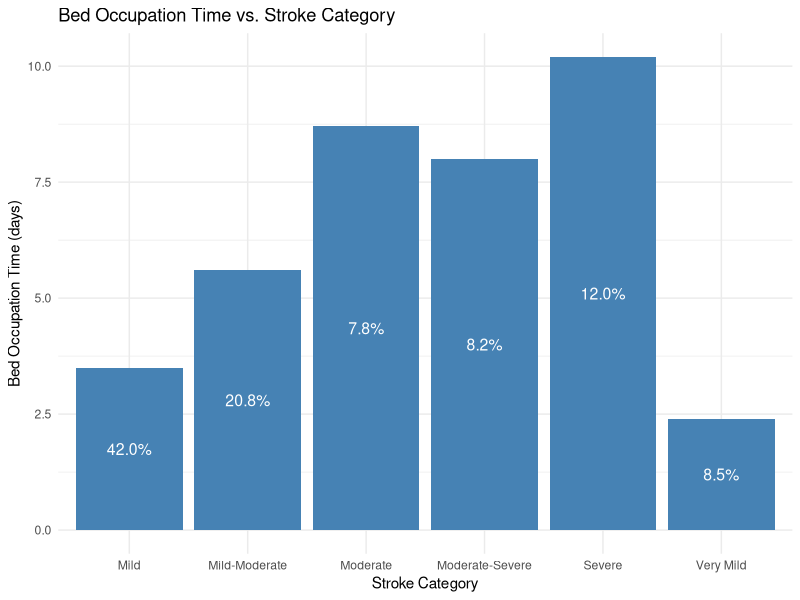

R code for this plot: (Note: a time limit stopped this script after it produced the figure.)
## ---- chunk 1
library(tidyverse)
library(ggplot2)

set.seed(2023)
# Parameters

total_patients <- 2000 # assuming there are 2000 all around the year
total_patients_future <- 2500 # assuming the 2500 patients in the future 
patients_per_month <- 2000/12 # patients per month
arrival_rate <- total_patients/365  # average 6 patients per day
arrival_rate_future <- total_patients_future/365 # average 7 patients per day

# Bed occupation time (in days) for each stroke level

bed_occupation_time <- list(c(4.43), c(4.46), c(6.67), c(6.92), c(7.74), c(9.29))


# Probability of each stroke level
stroke_level_prob <- c(0.0570,0.342, 0.217, 0.136, 0.0971, 0.151)
## ---- chunk 2
library(ggplot2)

bed_occupation_time_df <- data.frame(
  stroke_category = c("Very Mild", "Mild", "Mild-Moderate", "Moderate", "Moderate-Severe", "Severe"),
  bed_occupation_time = c(2.4, 3.5, 5.6, 8.7, 8, 10.2),
  probability = c(0.0850, 0.420, 0.208, 0.0781, 0.0820, 0.120)
)

ggplot(bed_occupation_time_df, aes(x = stroke_category, y = bed_occupation_time)) +
  geom_col(fill = "steelblue") +
  theme_minimal()+
  geom_text(aes(label = scales::percent(probability, accuracy = 0.1)), 
            position = position_stack(vjust = 0.5), color = "white", size = 4) +
  theme_minimal() +
  labs(title = "Bed Occupation Time vs. Stroke Category",
       x = "Stroke Category",
       y = "Bed Occupation Time (days)")



## ---- chunk 3
# generating the inter-arrival times

set.seed(2023)
# the function below is created to generate the inter-arrival times between the patients.
# the inter arrival follows an exponential distribution hence rexp(), arrival rate is
# defined above

generate_interarrival_times <- function(total_patients, arrival_rate) {
  interarrival_times <- rexp(total_patients, rate = arrival_rate)
  return(interarrival_times)
}

## ---- chunk 4
# assigning the stroke levels to the patients

set.seed(2023)

# the function is created to assign patients (from total_patients) randomly a stroke level.
# This assignment is based on the probabilities defined in the stroke_level_prob. 
# To achieve this we use sample()

assign_stroke_levels <- function(total_patients, stroke_level_prob) {
  stroke_levels <- sample(1:length(stroke_level_prob), 
                          size = total_patients, 
                          replace = TRUE, 
                          prob = stroke_level_prob)
  return(stroke_levels)
}


# if the probability of the severe stroke is really high, say 0.7, 
# then the sample() function would generate random samples of 2000 patients 
# wherein most patients would be assigned the severe stroke level category. 

# Function to generate length of stay for each patient
# this function takes in three arguments each of which has been defined earlier

# stroke levels for the present number of patients
stroke_levels <- assign_stroke_levels(total_patients, stroke_level_prob)

# future stroke levels for the future increased number of patients

stroke_levels_future <- assign_stroke_levels(total_patients = total_patients_future,
                                             stroke_level_prob = stroke_level_prob)
## ---- chunk 5
set.seed(2023)
#generating length of stay

generate_length_of_stay <- function(total_patients, bed_occupation_time, stroke_levels) {
  length_of_stay <- numeric(total_patients)
  
  for (i in 1:total_patients) {
    stroke_level <- stroke_levels[i]
    
    if (length(bed_occupation_time[[stroke_level]]) == 1) {
      length_of_stay[i] <- bed_occupation_time[[stroke_level]][1]
    } else {
      length_of_stay[i] <- sample(bed_occupation_time[[stroke_level]][1]:bed_occupation_time[[stroke_level]][2], 1)
    }
  }
  
  return(length_of_stay)
}


# Generating length_of_stay for each patient
length_of_stay <- generate_length_of_stay(total_patients, bed_occupation_time, stroke_levels)

## ---- chunk 6

set.seed(2023)

# generating the arrival data for the current volume of patients

# Add number_of_patients and length_of_stay to arrivals_data

interarrival_times <- generate_interarrival_times(total_patients, arrival_rate)

stroke_levels <- assign_stroke_levels(total_patients, stroke_level_prob)

length_of_stay<- generate_length_of_stay(total_patients, bed_occupation_time, stroke_levels)

arrivals_data <- data.frame(interarrival_times, stroke_levels, length_of_stay)


# generating the arrival data for the future volume of patients

interarrival_times_future <- generate_interarrival_times(total_patients = total_patients_future,
                                                         arrival_rate_future)
stroke_levels_future <- assign_stroke_levels(total_patients = total_patients_future,
                                             stroke_level_prob = stroke_level_prob)
length_of_stay_future <- generate_length_of_stay(total_patients_future, bed_occupation_time, stroke_levels_future)

arrivals_data_future <- data.frame(interarrival_times_future,stroke_levels_future,
                                   length_of_stay_future)

## ---- chunk 7

# created the stroke simulation function 

set.seed(2023)

stroke_simulation <- function(total_patients, arrival_rate, 
                              bed_occupation_time, stroke_level_prob, 
                              num_beds) {
  
  interarrival_times <- generate_interarrival_times(total_patients, arrival_rate)
  stroke_levels <- assign_stroke_levels(total_patients, stroke_level_prob)
  length_of_stay <- generate_length_of_stay(total_patients, bed_occupation_time, stroke_levels)
  
  # initializing the beds and queue 
  beds <- rep(0, num_beds)
  queue <- list()
  

# inter-arrival_time is an input parameter for this function, 
# which represents the time between patient arrivals. 
# This variable is based on the generate_interarrival_times function, 
# where we input the total number of patients and arrival rate.

# The pmax function ensures that the bed occupation times do not become negative. 
# A value of 0 in this context means that the bed is available 
# (i.e., the patient has completed their stay, 
# and the bed is now available for other patients).
  
  update_bed_occupation_times <- function(beds, interarrival_time) {
  beds <- pmax(beds - interarrival_time, 0)
  
  # 'beds' is a numeric vector that represents the current remaining 
  # bed occupation time for each bed in the simulation.
  # Each element in this vector corresponds to a bed in the hospital
  # ward. A value of 0 means that the bed is available for use.
  # Subtracting the interarrival_time from each element of 'beds' 
  # updates the remaining bed occupation times, considering the 
  # passage of time between patient arrivals.
  # The pmax function is used to ensure that the resulting bed 
  # occupation times do not become negative, meaning that a 
  # bed with a remaining time less than or equal to the interarrival_time
  # will be considered available (set to 0).
  return(beds)
}
  
  # for every patient in total patients (1000)
  
  for (i in 1:total_patients) {
    
    # update the beds variable with the bed occupation times 
    # of all the patients arriving at the inter-arrival times
    
    beds <- update_bed_occupation_times(beds, interarrival_times[i])
    # creating a new variable available beds to keep track 
    # of the available beds the beds that are available will
    # have the bed occupation time of 0 so in this variable 
    # I store the beds that are available hence which(beds==0)
    
    available_beds <- which(beds == 0)
    
    # here if the length of the available beds vector 
    # is greater than 0 which means that 
    # there is at least one bed with bed occupation times ==0 
    # then assign the first available bed to the patient 
    # by setting this available bed (bed occupation times ==0) 
    # to the length of the stay of the patient 
    # (whatever the severity of that patient might be)
    
    if (length(available_beds) > 0) {
      beds[available_beds[1]] <- length_of_stay[i]
    } else {
      # if there is no bed available then append the queue list
      queue <- append(queue, length_of_stay[i])
    }
  }
  
  return(list(beds = beds, queue = queue, length_of_stay =length_of_stay))
}

# stroke sim current

stroke_sim_50 <- stroke_simulation(total_patients= total_patients, 
                                   arrival_rate= arrival_rate, 
                              bed_occupation_time = bed_occupation_time, 
                              stroke_level_prob= stroke_level_prob, 
                              num_beds= 50)

stroke_sim_40 <- stroke_simulation(total_patients= total_patients, 
                                   arrival_rate= arrival_rate, 
                              bed_occupation_time = bed_occupation_time, 
                              stroke_level_prob= stroke_level_prob, 
                              num_beds= 40)

stroke_sim_30 <- stroke_simulation(total_patients= total_patients, 
                                   arrival_rate= arrival_rate, 
                              bed_occupation_time = bed_occupation_time, 
                              stroke_level_prob= stroke_level_prob,
                              num_beds= 30)

stroke_sim_20 <- stroke_simulation(total_patients= total_patients, 
                                   arrival_rate= arrival_rate, 
                              bed_occupation_time = bed_occupation_time, 
                              stroke_level_prob= stroke_level_prob, 
                              num_beds= 20)

# stroke sim future

stroke_sim_50_f <- stroke_simulation(total_patients= total_patients_future, 
                                   arrival_rate= arrival_rate_future, 
                                   bed_occupation_time = bed_occupation_time, 
                                   stroke_level_prob= stroke_level_prob, 
                                   num_beds= 50)

stroke_sim_40_f <- stroke_simulation(total_patients= total_patients_future, 
                                   arrival_rate= arrival_rate_future, 
                                   bed_occupation_time = bed_occupation_time, 
                                   stroke_level_prob= stroke_level_prob, 
                                   num_beds= 40)

stroke_sim_30_f <- stroke_simulation(total_patients= total_patients_future, 
                                     arrival_rate= arrival_rate_future, 
                                     bed_occupation_time = bed_occupation_time,
                                     stroke_level_prob= stroke_level_prob, 
                                     num_beds= 30)

stroke_sim_20_f <- stroke_simulation(total_patients= total_patients_future, 
                                     arrival_rate= arrival_rate_future, 
                                     bed_occupation_time = bed_occupation_time,
                                     stroke_level_prob= stroke_level_prob, 
                                     num_beds= 20)
## ---- chunk 8
set.seed(2023)

run_simulation <- function(arrival_rate, 
                           bed_occupation_time, 
                           stroke_level_prob, 
                           total_patients, 
                           num_simulations) {
    num_bed_range <- seq(20,50, by=1)

  performance_metrics_list <- lapply(1:num_simulations, function(simulation) {
    lapply(num_bed_range, function(num_beds) {
      stroke_sim <- stroke_simulation(total_patients =  total_patients,
                                      arrival_rate = arrival_rate,
                                      bed_occupation_time = bed_occupation_time,
                                      stroke_level_prob = stroke_level_prob,
                                      num_beds = num_beds)
                                      
      num_beds <- length(stroke_sim$beds)
      total_patients <- total_patients
      
      occupied_beds <- sum(stroke_sim$beds > 0)
      utilization <- occupied_beds / num_beds
      
      total_wait_times <- sum(unlist(stroke_sim$queue))
      num_patients_queue <- length(stroke_sim$queue)
      avg_wait_times <- total_wait_times / num_patients_queue
      
      average_time_in_queue = total_wait_times / num_patients_queue
      max_queue_length <- length(stroke_sim$queue)
      
      proportion_patients_waiting <- num_patients_queue / total_patients
      percent_patients_waiting <- proportion_patients_waiting * 100
      
      avg_length_of_stay <- (sum(stroke_sim$length_of_stay)) / total_patients
      
      performance_metrics_month <- data.frame(num_beds = num_beds,
                                              utilization = utilization,
                                              avg_wait_times = avg_wait_times,
                                              max_queue_length = max_queue_length,
                                              proportion_patients_waiting = proportion_patients_waiting,
                                              percent_patients_waiting = percent_patients_waiting,
                                              avg_length_of_stay = avg_length_of_stay)
                                              
      return(performance_metrics_month)
    })
  })

  return(performance_metrics_list)
}

results <- run_simulation(arrival_rate = arrival_rate, 
                          bed_occupation_time = bed_occupation_time, 
                          stroke_level_prob = stroke_level_prob, 
                          total_patients = total_patients, 
                          num_simulations = 120)

results_future <- run_simulation(arrival_rate = arrival_rate_future,
                                 bed_occupation_time = bed_occupation_time,
                                 stroke_level_prob = stroke_level_prob,
                                 total_patients = total_patients_future,
                                 num_simulations = 120)


## ---- chunk 9
# Combine all the data frames into one
results_df <- do.call(rbind, lapply(results, function(x) do.call(rbind, x)))


# Load the ggplot2 library
library(ggplot2)

# Plot average waiting times against the number of beds
ggplot(results_df, aes(x = num_beds, y = avg_wait_times)) +
  geom_point() +
  geom_smooth(method = "loess") +
  labs(title = "Average Waiting Times vs. Number of Beds",
       x = "Number of Beds",
       y = "Average Waiting Time (Days)")

# Plot the proportion of patients waiting against the number of beds
ggplot(results_df, aes(x = num_beds, y = percent_patients_waiting)) +
  geom_point(size=0.7,
             alpha= 0.5) +
  geom_smooth(method = "loess") +
  theme_minimal() +
  labs(title = "Percent of Patients Waiting vs. Number of Beds",
       x = "Number of Beds",
       y = "Percent of Patients Waiting") +
  geom_hline(yintercept = 5, linetype = "dashed", color = "red", size = 0.5)+
  scale_y_continuous(breaks = c(5,10,15,20,25,30,35,40,45))


# Plot utilization against the number of beds
ggplot(results_df, aes(x = num_beds, y = utilization)) +
  geom_point(size=0.7) +
  geom_smooth(method = "loess") +
  theme_minimal()+
  geom_hline(yintercept = 0.8, linetype = "dashed", color = "red", size = 0.5)+
  labs(title = "Utilization vs. Number of Beds",
       x = "Number of Beds",
       y = "Utilization")

# Plot max queue length against the number of beds
ggplot(results_df, aes(x = num_beds, y = max_queue_length)) +
  geom_point() +
  geom_smooth(method = "loess") +
  theme_minimal() +
  labs(title = "Maximum Queue Length vs. Number of Beds",
       x = "Number of Beds",
       y = "Maximum Queue Length")



## ---- chunk 10
# visualization for the future

results_df_future <- do.call(rbind, lapply(results_future, function(x) do.call(rbind, x)))

# Load the ggplot2 library
library(ggplot2)

# Plot average waiting times against the number of beds
ggplot(results_df_future, aes(x = num_beds, y = avg_wait_times)) +
  geom_point() +
  geom_smooth(method = "loess") +
  labs(title = "Average Waiting Times vs. Number of Beds",
       x = "Number of Beds",
       y = "Average Waiting Time (Days)")

# Plot the proportion of patients waiting against the number of beds
ggplot(results_df_future, aes(x = num_beds, y = percent_patients_waiting)) +
  geom_point(size=0.7,
             alpha= 0.5) +
  geom_smooth(method = "loess") +
  theme_minimal() +
  labs(title = "Percent of Patients Waiting vs. Number of Beds",
       x = "Number of Beds",
       y = "Percent of Patients Waiting") +
  geom_hline(yintercept = 5, linetype = "dashed", color = "red", size = 0.5)+
  scale_y_continuous(breaks = c(5,10,15,20,25,30,35,40,45)) +
  scale_x_continuous(breaks = c(2,4,6,8,10,12,14,16,18,20,22,24,26,28,30,32,34,36,38,40,42,44,46,48,50))


# Plot utilization against the number of beds
ggplot(results_df_future, aes(x = num_beds, y = utilization)) +
  geom_point(size=0.7) +
  geom_smooth(method = "loess") +
  theme_minimal()+
  geom_hline(yintercept = 0.8, linetype = "dashed", color = "red", size = 0.5)+
  labs(title = "Utilization vs. Number of Beds",
       x = "Number of Beds",
       y = "Utilization")

# Plot max queue length against the number of beds
ggplot(results_df_future, aes(x = num_beds, y = max_queue_length)) +
  geom_point() +
  geom_smooth(method = "loess") +
  theme_minimal() +
  labs(title = "Maximum Queue Length vs. Number of Beds",
       x = "Number of Beds",
       y = "Maximum Queue Length")
